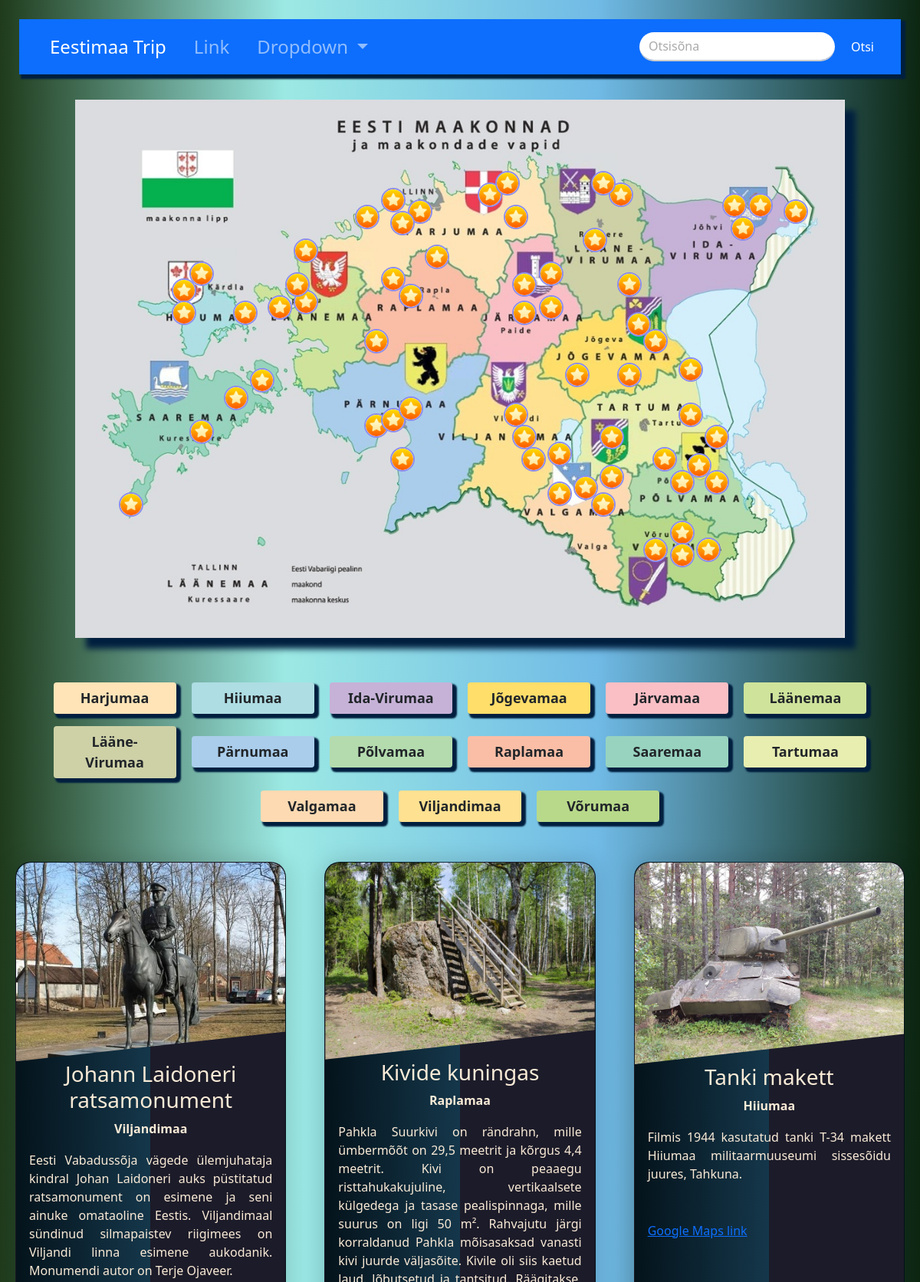
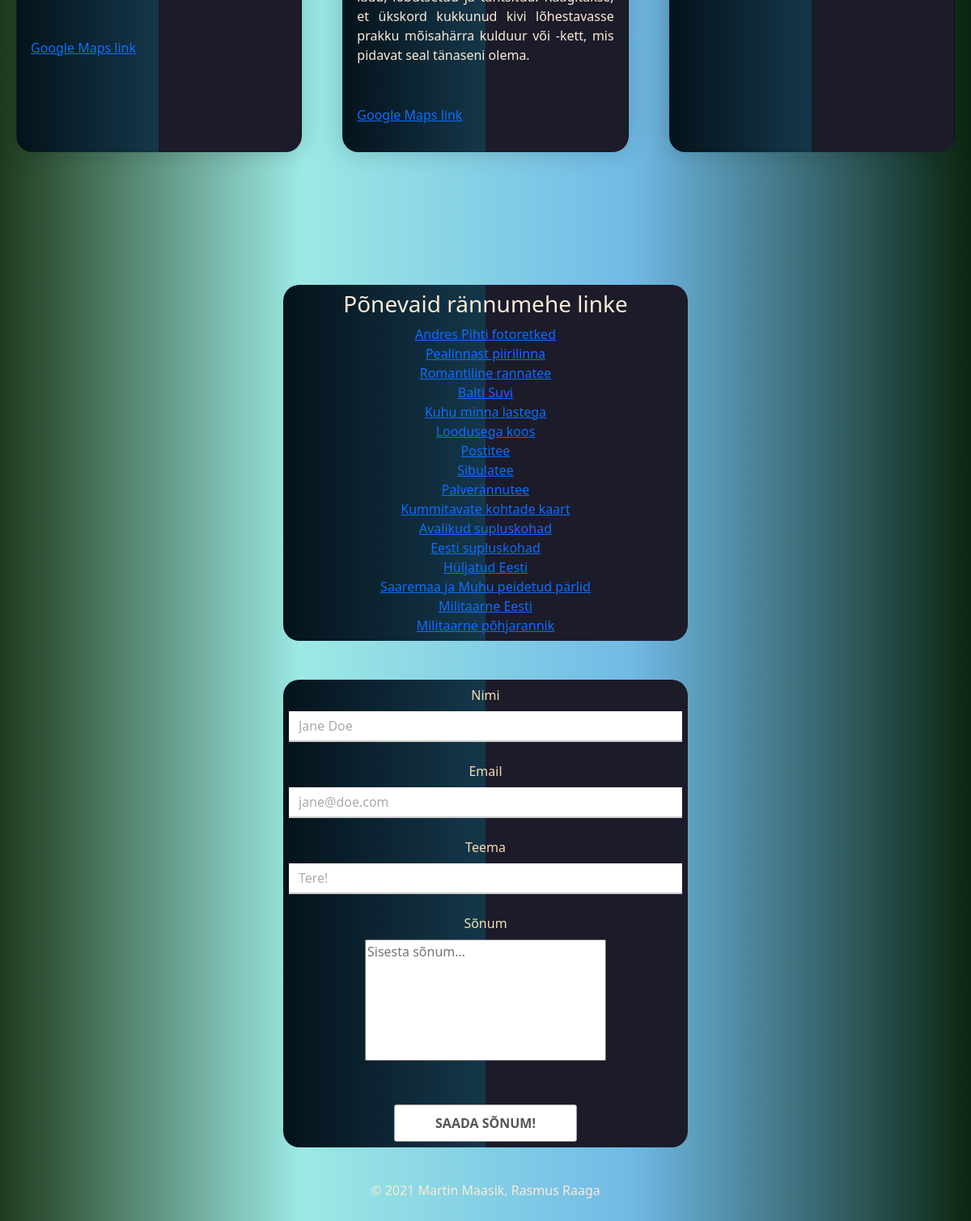
The page / on the database its author committed (2 pictures, top to bottom).
### tables this page shows
CREATE TABLE `siht` (
  `id` int(11) NOT NULL,
  `tunnus` varchar(7) NOT NULL,
  `nimi` varchar(50) NOT NULL,
  `maakond` varchar(20) NOT NULL,
  `info` varchar(3000) NOT NULL,
  `asukoht` varchar(50) NOT NULL,
  `iframe` varchar(1000) NOT NULL
);

### index.php (the view, shortened to what this page needs)
<?php
    $message_sent = false;
?>
<!DOCTYPE html>
<html lang="en">
<head>
    <link rel="stylesheet" href="css/bootstrap.min.css">
    <link rel="stylesheet" href="style/style.css">
</head>
<body>
    <nav class="navbar navbar-expand-lg navbar-dark bg-primary">
        <div class="container-fluid">
          <div class="collapse navbar-collapse" id="navbarSupportedContent">
            <ul class="navbar-nav me-auto mb-2 mb-lg-0">
              <li class="nav-item">
                <a class="nav-link active" aria-current="page" href="#">Eestimaa Trip</a>
              </li>
              <li class="nav-item">
                <a class="nav-link" href="#">Link</a>
              </li>
              <li class="nav-item dropdown">
                <a class="nav-link dropdown-toggle" href="#" id="navbarDropdown" role="button" data-bs-toggle="dropdown" aria-expanded="false">
                  Dropdown
                </a>
              </li>
            </ul>
            <form class="d-flex">
              <input class="form-control me-2 rounded-pill" type="search" placeholder="Otsisõna" aria-label="Search">
              <button class="btn btn-primary" type="submit">Otsi</button>
            </form>
          </div>
        </div>
    </nav>
<div id="body">
        <?php include 'map.php';?>
        <div id="maakonnad">
            <button type="button" class="btn" onclick="window.location.href='har.php#siht'" style="background-color: #ffe4b7;">Harjumaa</button>
            <button type="button" class="btn" onclick="window.location.href='hii.php#siht'" style="background-color: #aedde3;">Hiiumaa</button>
            <button type="button" class="btn" onclick="window.location.href='ivi.php#siht'" style="background-color: #c6b2d7;">Ida-Virumaa</button>
            <button type="button" class="btn" onclick="window.location.href='jog.php#siht'" style="background-color: #ffde6a;">Jõgevamaa</button>
            <button type="button" class="btn" onclick="window.location.href='jar.php#siht'" style="background-color: #fabfc5;">Järvamaa</button>
            <button type="button" class="btn" onclick="window.location.href='laa.php#siht'" style="background-color: #cfe39b;">Läänemaa</button>
            <button type="button" class="btn" onclick="window.location.href='lvi.php#siht'" style="background-color: #ced1a6;">Lääne-Virumaa</button>
            <button type="button" class="btn" onclick="window.location.href='par.php#siht'" style="background-color: #aacdeb;">Pärnumaa</button>
            <button type="button" class="btn" onclick="window.location.href='pol.php#siht'" style="background-color: #b4dbae;">Põlvamaa</button>
            <button type="button" class="btn" onclick="window.location.href='rap.php#siht'" style="background-color: #fabea6;">Raplamaa</button>
            <button type="button" class="btn" onclick="window.location.href='saa.php#siht'" style="background-color: #98d3bf;">Saaremaa</button>
            <button type="button" class="btn" onclick="window.location.href='tar.php#siht'" style="background-color: #e8eeb0;">Tartumaa</button>
            <button type="button" class="btn" onclick="window.location.href='val.php#siht'" style="background-color: #fddab2;">Valgamaa</button>
            <button type="button" class="btn" onclick="window.location.href='vil.php#siht'" style="background-color: #fee191;">Viljandimaa</button>
            <button type="button" class="btn" onclick="window.location.href='vor.php#siht'" style="background-color: #b8d98a;">Võrumaa</button>
        </div><br>
        <?php
        $first = rand(1, 56);
        $second = rand(1, 56);
        $third = rand(1, 56);
        $servername = "localhost";
        $username = "root";
        $password = "";
        $dbname = "eesti_trip";
        $conn = mysqli_connect($servername, $username, $password, $dbname);
        $sql = "SELECT tunnus, nimi, maakond, info, asukoht, iframe FROM siht WHERE id='$first' OR id='$second' OR id='$third'";
        if ($result=mysqli_query($conn,$sql)) {
            if(mysqli_num_rows($result)>0){
                echo"<div class='cards'>";
                while($row=mysqli_fetch_array($result)){
                    echo"<div class='card'>";
                    echo"<div class='card_container'>";
                    echo"<img class='location' src='img/".$row['tunnus'].".jpg' alt=''>";
                    echo"</div>";
                    echo"<div class='details'>";
                    echo"<h3>".$row['nimi']."</h3>";
                    echo"<div class='mk'><b>".$row['maakond']."</b></div>";
                    echo"<p>".$row['info']."</p>";
                    echo"<p><a target='_blank' href=".$row['asukoht'].">Google Maps link</a></p>";
                    echo"</div>";
                    echo"</div>";
                }
                echo"</div class='cards'>";
                } else {
                    echo"Kirjeid ei leitud!";
                }
        } else {
            echo "Viga: " . $sql . "<br>" . mysqli_error($conn);
        }
        ?>
        </div><br><br>
        </div><br><br>
    </div><br><br>
    <?php include 'links.php';?>
    <?php
    if($message_sent):
    ?>
      <h3>Tänud, me võtame teiega ühendust!</h3>
    <?php
    else:
    ?>
    <div class="form-container">
      <form action="index.php" method="POST" class="form">
        <div class="form-group">
          <label for="name" class="form-label">Nimi</label>
          <input type="text" class="form-control" id="name" name="name" placeholder="Jane Doe" tabindex="1" required>
        </div>
        <div class="form-group">
          <label for="email" class="form-label">Email</label>
          <input type="email" class="form-control" id="email" name="email" placeholder="jane@doe.com" tabindex="2" required>
        </div>
        <div class="form-group">
          <label for="subject" class="form-label">Teema</label>
          <input type="text" class="form-control" id="subject" name="subject" placeholder="Tere!" tabindex="3" required>
        </div>
        <div class="form-group">
          <label for="message" class="form-label">Sõnum</label>
          <textarea name="message" id="message" cols="30" rows="6" placeholder="Sisesta sõnum..." tabindex="4"></textarea>
        </div><br>
        <div>
          <button type="submit" class="btn btn-secondary formbutton">Saada sõnum!</button>
        </div>
      </form>
    </div><br>
    <?php
    endif;
    ?>
</body>
<p>&copy; 2021 Martin Maasik, Rasmus Raaga</p>
</html>

### style/style.css (style rules this page uses)
:root { --boxshadow: #001f3f; --font-color: #555; --font-color-color: orange; }
body { background-color: #b3c6ce; background: linear-gradient(90deg, rgb(31, 59, 27) 0%, rgba(156,233,228,1) 31%, rgba(112,186,230,1) 65%, rgba(12,38,17,1) 100%); background-attachment: fixed; color: antiquewhite; text-align: center; }
.navbar-nav > li { margin-left:10px; margin-right:10px; font-size: x-large; }
.navbar { background-color: #001f3f; margin: 25px; padding: 10px; box-shadow: 4px 4px 2px 2px var(--boxshadow); }
.form-container { border-radius: 20px; margin: auto; width: 50%; width: 500px; padding: 7px; background: linear-gradient(90deg, rgb(4, 19, 27) 0%, rgb(21, 55, 75) 50%, rgba(28,27,41,1) 50%, rgba(28,27,41,1) 100%); }
.form-group { margin-bottom: 1.5em; }
.form-label { font-size: 1em; color: wheat; display:block; opacity: 1; }
.form-control { box-shadow: none; border-radius: 0; border-color: #CCC; border-width: 2px; border-style: none none solid none; }
.form-control::placeholder { color: #aaa; }
.formbutton { background: 0 0 white; border: 1px solid #aaa; border-radius: 3px; color:var(--font-color); font-size:1em; padding: 10px 50px; text-transform: uppercase; font-weight: bold; }
textarea { resize: none; }
#maakonnad { margin: auto; width: 90%; display: block; }
#maakonnad > button { width: 160px; margin: 8px; font-size: large; font-weight: 600; box-shadow: 4px 4px 2px 2px var(--boxshadow); }
.cards { display: grid; grid-template-columns: repeat(auto-fit, minmax(300px,1fr)); padding: 20px; grid-gap: 50px; }
.card { text-align: justify; background: linear-gradient(90deg, rgb(4, 19, 27) 0%, rgb(21, 55, 75) 50%, rgba(28,27,41,1) 50%, rgba(28,27,41,1) 100%); border-radius: 20px; box-shadow: 0 0 30px rgba(0,0,0,0.18); transition: 0.4s; cursor: pointer; }
.mk { text-align: center; }
.card_container { position: relative; clip-path: polygon(0 0,100% 0, 100% 85%, 0 100%); }
img.location { width: 100%; display: block; border-radius: 20px 20px 0 0; }
h3 { text-align: center; }
p { padding: 17px; }

### rows shown on the page
siht: tunnus (picture), nimi "Johann Laidoneri ratsamonument", maakond "Viljandimaa", info "Eesti Vabadussõja vägede ülemjuhataja kindral Johan Laidoneri auks püstitatud ratsamonument on esimene ja seni ainuke omataoline Eestis. Viljandimaal sündinud silmapaistev riigimees on Viljandi linna esimene aukodanik. Monumendi autor on Terje Ojaveer."
siht: tunnus (picture), nimi "Kivide kuningas", maakond "Raplamaa", info "Pahkla Suurkivi on rändrahn, mille ümbermõõt on 29,5 meetrit ja kõrgus 4,4 meetrit. Kivi on peaaegu risttahukakujuline, vertikaalsete külgedega ja tasase pealispinnaga, mille suurus on ligi 50 m². Rahvajutu järgi korraldanud Pahkla mõisasaksad vanasti kivi juurde väljasõite. Kivile oli siis kaetud laud, lõbutsetud ja tantsitud. Räägitakse, et ükskord kukkunud kivi lõhestavasse prakku mõisahärra kulduur või -kett, mis pidavat seal tänaseni olema."
siht: tunnus (picture), nimi "Tanki makett", maakond "Hiiumaa", info "Filmis 1944 kasutatud tanki T-34 makett Hiiumaa militaarmuuseumi sissesõidu juures, Tahkuna."
